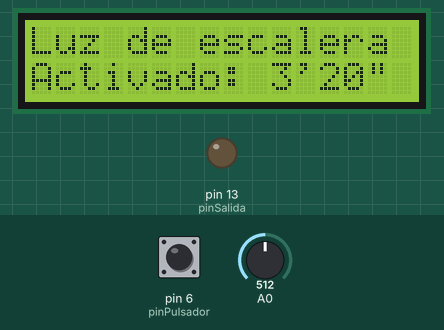
This sketch was run on a simulated Arduino Uno, built with avr-gcc and run on an emulated ATmega328P. On the bench: 16×2 character LCD, output pins drawn as LEDs (lit = HIGH). The inputs (shaded band) are chosen by the test bench; at power-on: pin 6 (pinPulsador) LOW, A0 = 512. What the sketch prints to the serial monitor is not drawn.

Above: at 1.2 s.
1.3 s: pin 6 (pinPulsador) pulled HIGH for 0.15 s
At 2.2 s:
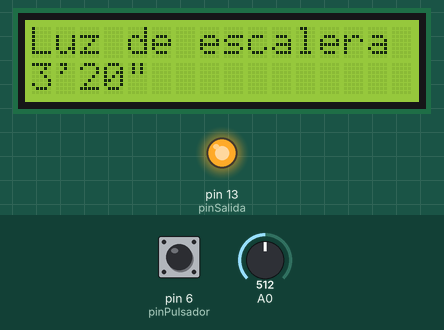
At 4.3 s:
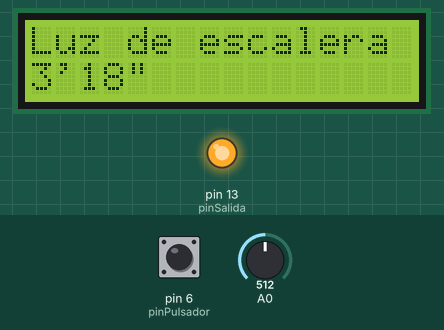
Timing chart, 0 to 5.8 s (numbered marks = the images above; inputs shaded):
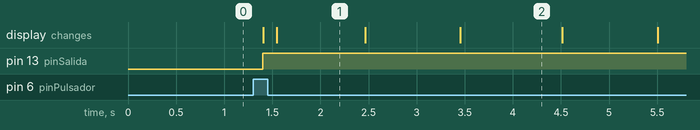

Measured:
- after the input at 1.3 s, pin 13 (pinSalida): LOW → HIGH after 0.10 s; the display: first changes after 0.10 s (image 1 shows a later state)
- what the display in image 1 shows lasts 1.0 s, from 1.5 s to 2.5 s
- what the display in image 2 shows lasts 1.0 s, from 3.5 s to 4.5 s

The sketch:

Luzdeescalera_2.ino
```cpp
#include <LiquidCrystal.h>

LiquidCrystal lcd(7, 8, 9, 10, 11, 12); //    ( RS, EN, d4, d5, d6, d7)

unsigned long tempo = 0; // Variable que registra el tiempo de corte
unsigned long tiempo = 0; // Variable que registra el tiempo

unsigned long lapso = 0; // Tiempo que dura las luces encendidas
unsigned long maxTiempo = 0xFFFFFFFF; // 32 bits, que corresponde a 49 días...
unsigned long maxTiempo2 = 0xFFFFA000; // 32 bits, que corresponde a casi 49 días...

long diferencia = 0; // para que tenga valores positivos y negativos variable LONG.

int pinSalida=13; // Donde emite la señal
int pinPulsador = 6; // Pulsador de activación

int activado = 0; // señal de activación
int estadoBotonActual = 0; // estado de los botones
int estadoBotonPrevio = 0;

// *****
// SETUP
// *****
void setup()
   {
       pinMode(pinSalida,OUTPUT);
       pinMode(pinPulsador,INPUT);
       lcd.begin(16, 2); // Fijar el numero de caracteres y de filas
       lcd.print("Luz de escalera"); // Enviar el mensaje
      Serial.begin(9600);
   }

// *****
// LOOP
// *****
void loop()
   {
       // tiempo = millis()+maxTiempo2; // Señal de tiempo. Suma maxTiempo2 (desbordamiento);
       tiempo = millis(); // Señal de tiempo

       // tiempo de encendido de la luz según el valor del potenciómetro
       lapso = map(analogRead(A0),0,1023,0,34); // Pongo uno más de lo necesario porque es casi
       // imposible que alcance 1023, y por tanto el valor 33 que correspondería a 6 min.
       lapso = lapso * 10 + 30; // empezando en 30, de 10 en 10 segundos. Ultimo a 360 s, 6 minutos

      // Pulsando el botón pinPulsador
      estadoBotonActual = digitalRead(pinPulsador); // Leer estado del botón

      // Información que se manda por el puerto Serie.
      Serial.print("¿Activado?: ");
      Serial.print(activado);
      Serial.print(" - tiempo: ");
      Serial.print(tiempo); // tiempo del contador
      Serial.print(" - tempo: ");
      Serial.print(tempo); // tiempo de pulsacion
      Serial.print(" - Diferencia: ");
      Serial.println(diferencia); // tiempo de pulsacion

      if (estadoBotonActual==HIGH && estadoBotonPrevio==LOW && activado == LOW) { // si pasa de bajo a alto --> flanco de subida
         activado = HIGH;
         tempo = tiempo + lapso*1000; // Cambiar a lapso * 1000, para segundos
         diferencia = calculaDiferencia(tempo,tiempo);
         // Información al pulsar
         Serial.println( (String) lapso + " - tempo:"+ (String) tempo +   " - tiempo:"+ (String) tiempo );
      }
      estadoBotonPrevio=estadoBotonActual;

      // Mientras tempo sea mayor que tiempo y activado esté activo
      if (diferencia>0 && activado==HIGH) {
            digitalWrite(pinSalida,HIGH); // escribe valor alto en la salida
            lcd.setCursor(0, 1);  // set the cursor to column 0, line 1
            lcd.print("                ");  // vaciar contenido
            lcd.setCursor(0, 1);  // set the cursor to column 0, line 1
            // lcd.print((String) ((tempo-tiempo)/1000) + " s");  // Segundos que faltan
            lcd.print(convertirAminseg(1+diferencia/1000));
            diferencia = calculaDiferencia(tempo,tiempo);
        } else {
          digitalWrite(pinSalida,LOW); // escribe valor bajo en la salida
            activado = LOW; // me aseguro que este flag está desactivado
            tempo = 0; // me aseguro que es cero
            diferencia = 0; // me aseguro que es cero
            lcd.setCursor(0, 1);  // set the cursor to column 0, line 1
            lcd.print("                ");  // vaciar contenido
            lcd.setCursor(0, 1);  // set the cursor to column 0, line 1
            lcd.print("Activado: " + convertirAminseg(lapso));  // Segundos de encendido
        }

       delay(5); // Pequeño retraso
   }


   // Functions
   String convertirAminseg (unsigned long valor ) {
      String segPrev= "";
      int minutos = 0;
      int segundos = 0;
      minutos = valor/60;
      segundos = valor % 60;
       if (segundos<10) { segPrev="0"; } else { segPrev=""; }
      return (String) minutos + "'"+ segPrev + (String) segundos + '"';
   }

   // Calcula la diferencia temporal
   long calculaDiferencia( unsigned long tempo2, unsigned long tiempo2) {
   long difer=0;
    if (tempo2>tiempo2) {
      difer = tempo2 - tiempo2; // calcula diferencia normalmente
    } else {
      difer = maxTiempo-tiempo2+tempo2; // el máximo tiempo - tiempo + tempo. En caso de próximo a desbordamiento
    }
    return difer;
   }
```
